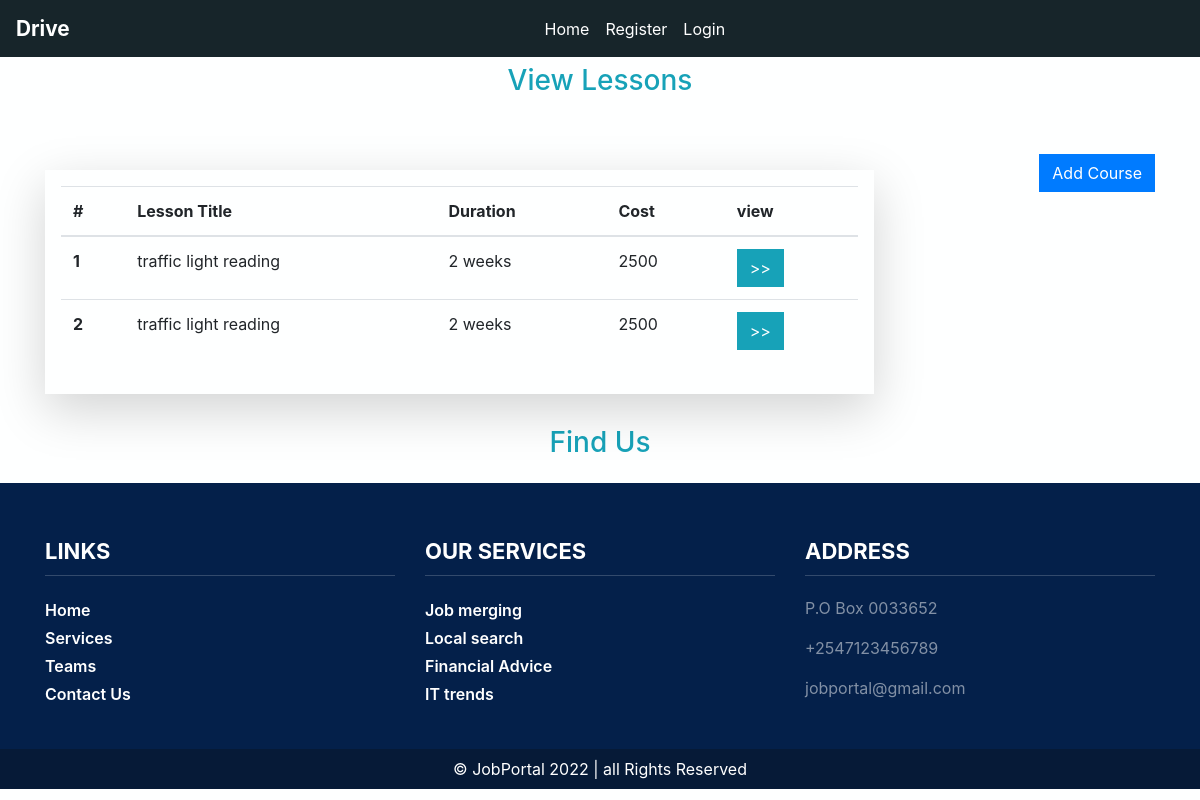
The app's page /lesson/, older data.
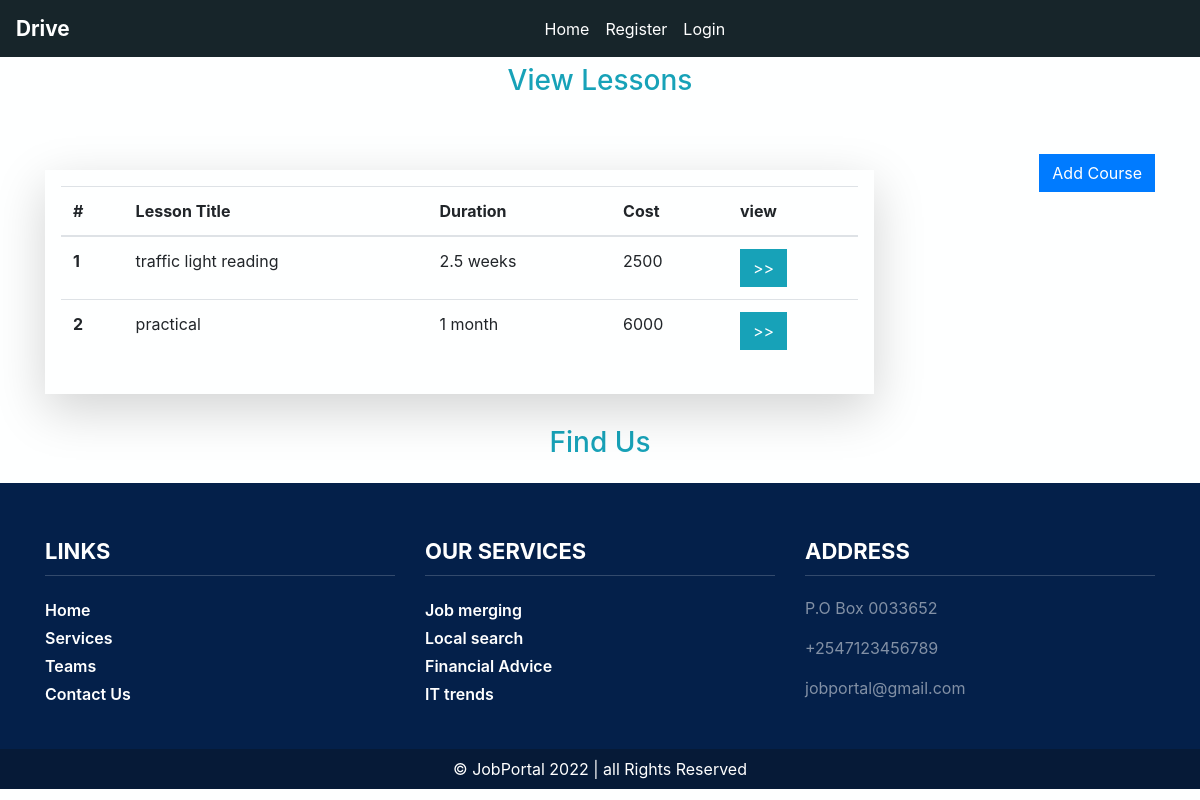
The same page, newer data.
### indexApp/models.py (models this page shows, shortened)
class Lesson(models.Model):
    lesson_id = models.AutoField(primary_key=True)
    lessonTitle = models.CharField(max_length=50)
    cost = models.CharField(max_length=5)
    duration = models.CharField(max_length=20)

### indexApp/views.py (the view)
# urls.py: path('lesson/', LessonsListView.as_view(), name='lesson'),
class LessonsListView(ListView):
    model = Lesson
    template_name = 'driveAdmin/lesson.html'
    context_object_name = 'lesson'

### templates/driveAdmin/lesson.html
{% extends 'assets/base.html' %}
{% block content %}
<div class="container">
    <div class="py-5 text-center h3 mt-3 text-info">View Lessons</div>
     <div class="float-right"><a class="btn btn-primary" href="{%url 'new_lesson'%}">Add Course</a> </div>
    <div class="row">
        <div class="col-md-10 mt-3 p-3 shadow-lg">
            <table class="table">
              <thead>
                <tr>
                  <th scope="col">#</th>
                  <th scope="col">Lesson Title</th>
                  <th scope="col">Duration</th>
                  <th scope="col">Cost</th>
                  <th scope="col">view</th>
                </tr>
              </thead>
              <tbody>
                {%for x in lesson%}
                <tr>
                  <th scope="row">{{x.pk}}</th>
                  <td>{{x.lessonTitle}}</td>
                  <td>{{x.duration}}</td>
                  <td>{{x.cost}}</td>
                  <td><a class="btn btn-info" href="{%url 'lesson-detail' x.pk%}">>></a> </td>
                </tr>
              {%endfor%}
              </tbody>
            </table>
        </div>
    </div>
</div>
{% endblock content %}

Row changes from the older to the newer data that the page shows:
changed Lesson "traffic light reading": duration "2 weeks" → "2.5 weeks"
changed Lesson id 2: lessonTitle "traffic light reading" → "practical"; duration "2 weeks" → "1 month"; cost "2500" → "6000"
